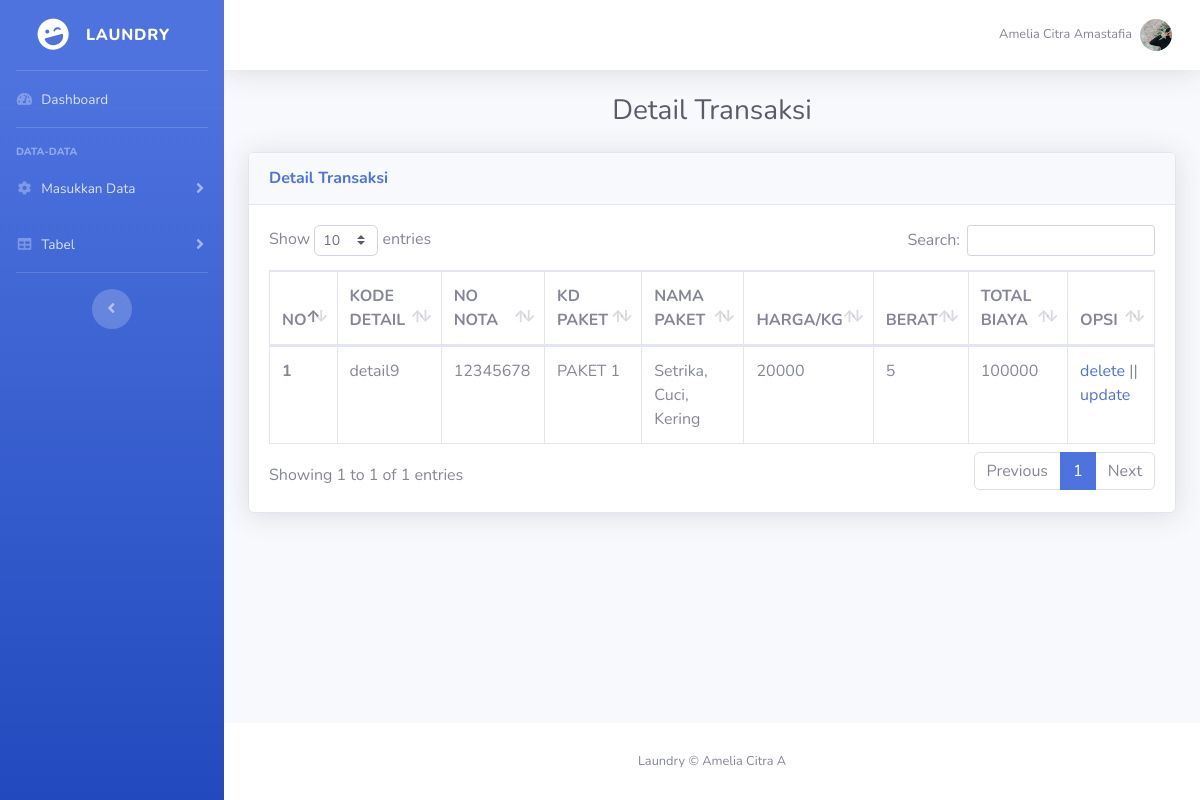
The app's page /detail.php?no_nota=12345678 with its own data.
### tables this page shows
CREATE TABLE `detil_transaksi` (
  `kd_detil` char(16) NOT NULL,
  `no_nota` char(36) NOT NULL,
  `kd_paket` char(10) NOT NULL,
  `berat` int(11) NOT NULL,
  `total_biaya` int(11) NOT NULL
);

CREATE TABLE `paket` (
  `kd_paket` char(10) NOT NULL,
  `nama_paket` varchar(30) NOT NULL,
  `jenis_paket` varchar(30) NOT NULL,
  `harga` int(11) NOT NULL
);

### detail.php (the view, shortened to what this page needs)
<?php
 include 'koneksi.php';
?>
<!DOCTYPE html>
<html lang="en">
<head>
    <link href="vendor/fontawesome-free/css/all.min.css" rel="stylesheet" type="text/css">
    <link href="css/sb-admin-2.min.css" rel="stylesheet">
    <link href="vendor/datatables/dataTables.bootstrap4.min.css" rel="stylesheet">
</head>
<body id="page-top">
    <div id="wrapper">
        <ul class="navbar-nav bg-gradient-primary sidebar sidebar-dark accordion" id="accordionSidebar">
            <a class="sidebar-brand d-flex align-items-center justify-content-center" href="index.php">
                <div class="sidebar-brand-icon rotate-n-15">
                    <i class="fas fa-laugh-wink"></i>
                </div>
                <div class="sidebar-brand-text mx-3">Laundry <sup></sup></div>
            </a>
            <hr class="sidebar-divider my-0">
            <li class="nav-item">
                <a class="nav-link" href="index.php">
                    <i class="fas fa-fw fa-tachometer-alt"></i>
                    <span>Dashboard</span></a>
            </li>
            <hr class="sidebar-divider">
            <div class="sidebar-heading">
                Data-Data
            </div>
            <li class="nav-item">
                <a class="nav-link collapsed" href="#" data-toggle="collapse" data-target="#collapseTwo"
                    aria-expanded="true" aria-controls="collapseTwo">
                    <i class="fas fa-fw fa-cog"></i>
                    <span>Masukkan Data</span>
                </a>
            </li>
            <li class="nav-item">
                <a class="nav-link collapsed" href="#" data-toggle="collapse" data-target="#collapseUtilities"
                    aria-expanded="true" aria-controls="collapseUtilities">
                    <i class="fas fa-fw fa-table"></i>
                    <span>Tabel</span>
                </a>
            </li>
            <hr class="sidebar-divider d-none d-md-block">
            <div class="text-center d-none d-md-inline">
                <button class="rounded-circle border-0" id="sidebarToggle"></button>
            </div>
        </ul>
        <div id="content-wrapper" class="d-flex flex-column">
            <div id="content">
                <nav class="navbar navbar-expand navbar-light bg-white topbar mb-4 static-top shadow">
                    <ul class="navbar-nav ml-auto">
                        <li class="nav-item dropdown no-arrow">
                            <a class="nav-link dropdown-toggle" href="#" id="userDropdown" role="button"
                                data-toggle="dropdown" aria-haspopup="true" aria-expanded="false">
                                <span class="mr-2 d-none d-lg-inline text-gray-600 small">Amelia Citra Amastafia</span>
                                <img class="img-profile rounded-circle"
                                    src="img/image.png">
                            </a>
                        </li>
                    </ul>
                </nav>
                <div class="container-fluid">
                    <h1 align="center" class="h3 mb-2 text-gray-800">Detail Transaksi</h1>
                    <p class="mb-4"> <a target="_blank">
                    <div class="card shadow mb-4">
                        <div class="card-header py-3">
                            <h6 class="m-0 font-weight-bold text-primary">Detail Transaksi</h6>
                        </div>
                        <div class="card-body">
                            <div class="table-responsive">
                                <table class="table table-bordered" id="dataTable" width="100%" cellspacing="0">
                                    <thead>
                                        <tr>
                                        <th> NO </th>
                                        <th> KODE DETAIL </th>
                                        <th> NO NOTA </th>
                                        <th> KD PAKET </th>
                                        <th> NAMA PAKET </th>
                                        <th> HARGA/KG </th>
                                        <th> BERAT </th>
                                        <th> TOTAL BIAYA </th>
                                        <th> OPSI </th>
                                        </tr> </thead>
                                        <tbody>
                                        <?php
                                        $query=$_POST['search_detiltrans'];
                                        $no_nota = $_GET['no_nota'];
                                        if ($query !=''){
                                            $show_detiltrans = mysqli_query ($koneksi, "select * from detil_transaksi inner join paket on paket.kd_paket = detil_transaksi.kd_paket where kd_detil like '%".$query."%' order by kd_detil asc");
                                        }else{
                                            $show_detiltrans = mysqli_query ($koneksi, "select * from detil_transaksi inner join paket on paket.kd_paket = detil_transaksi.kd_paket where no_nota = '$no_nota' ");
                                        }
                                        if(mysqli_num_rows($show_detiltrans)){
                                        $no=1;
                                        foreach ($show_detiltrans as $row)
                                        {
                                            echo "<tr>
                                            <th> $no </th>
                                            <td> ".$row['kd_detil']."</td>
                                            <td> ".$row['no_nota']."</td>
                                            <td> ".$row['nama_paket']."</td>
                                            <td> ".$row['jenis_paket']."</td>
                                            <td> ".$row['harga']."</td>
                                            <td> ".$row['berat']."</td>
                                            <td> ".$row['total_biaya']."</td>
                                            <td>
                                                <a href='deletedetil.php?kd_detil=$row[kd_detil]'> delete </a> ||
                                                <a href='formupdatedetil.php?kd_detil=$row[kd_detil]'> update </a>
                                            </td>
                                            </tr>";
                                            $no++;
                                        }
                                        ?>
                                        <?php }else{
                                            echo '<tr><td colspan = "6">Tidak ada data</td></tr>';
                                        }
                                        ?>
                                    </tbody>
                                </table>
                            </div>
                        </div>
                    </div>
                </div>
            </div>
            <footer class="sticky-footer bg-white">
                <div class="container my-auto">
                    <div class="copyright text-center my-auto">
                        <span>Laundry &copy; Amelia Citra A</span>
                    </div>
                </div>
            </footer>
        </div>
    </div>
</body>
</html>

### records on screen
detil_transaksi: kd_detil "detail9", no_nota "12345678", kd_paket.nama_paket "PAKET 1", kd_paket.jenis_paket "Setrika, Cuci, Kering", kd_paket.harga "20000", berat "5", total_biaya "100000"
